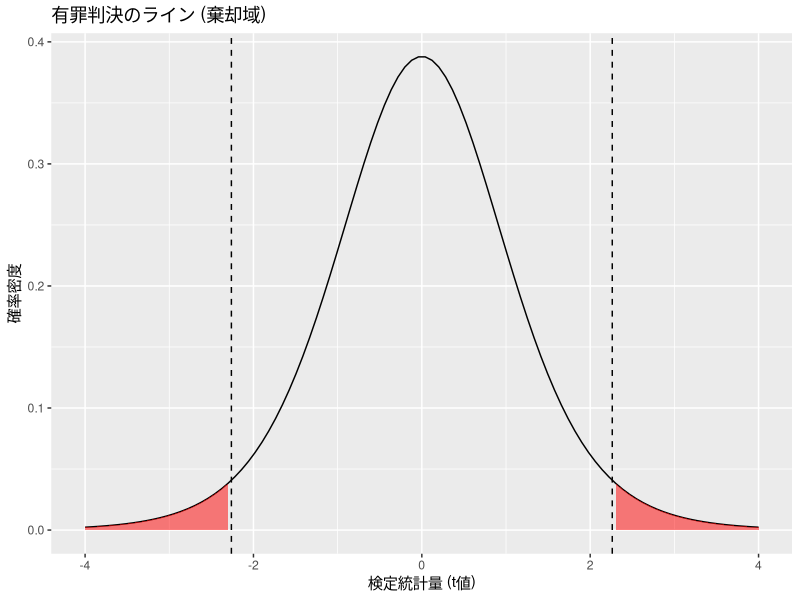

The R source for this figure:
## ---- chunk 1
library(tidyverse)
theme_set(theme_gray(base_family = "HiraKakuProN-W3"))
# theme_set(theme_gray()) # [対象注意] Mac用設定

# t分布 (自由度9)
x <- seq(-4, 4, length.out = 100)
y <- dt(x, df = 9)
df_t <- data.frame(x, y)

# 判決のライン（有意水準5%の両側）
critical_val <- qt(0.975, df = 9)

ggplot(df_t, aes(x = x, y = y)) +
  theme_gray() + # [対象注意] Mac用設定
  geom_line() +
  geom_area(data = filter(df_t, x > critical_val), fill = "red", alpha = 0.5) +
  geom_area(data = filter(df_t, x < -critical_val), fill = "red", alpha = 0.5) +
  geom_vline(xintercept = c(critical_val, -critical_val), linetype = "dashed") +
  labs(title = "有罪判決のライン (棄却域)", x = "検定統計量 (t値)", y = "確率密度")
## ---- chunk 2
scores <- c(55, 60, 45, 70, 58, 62, 48, 52, 65, 50)
t.test(scores, mu = 50)
